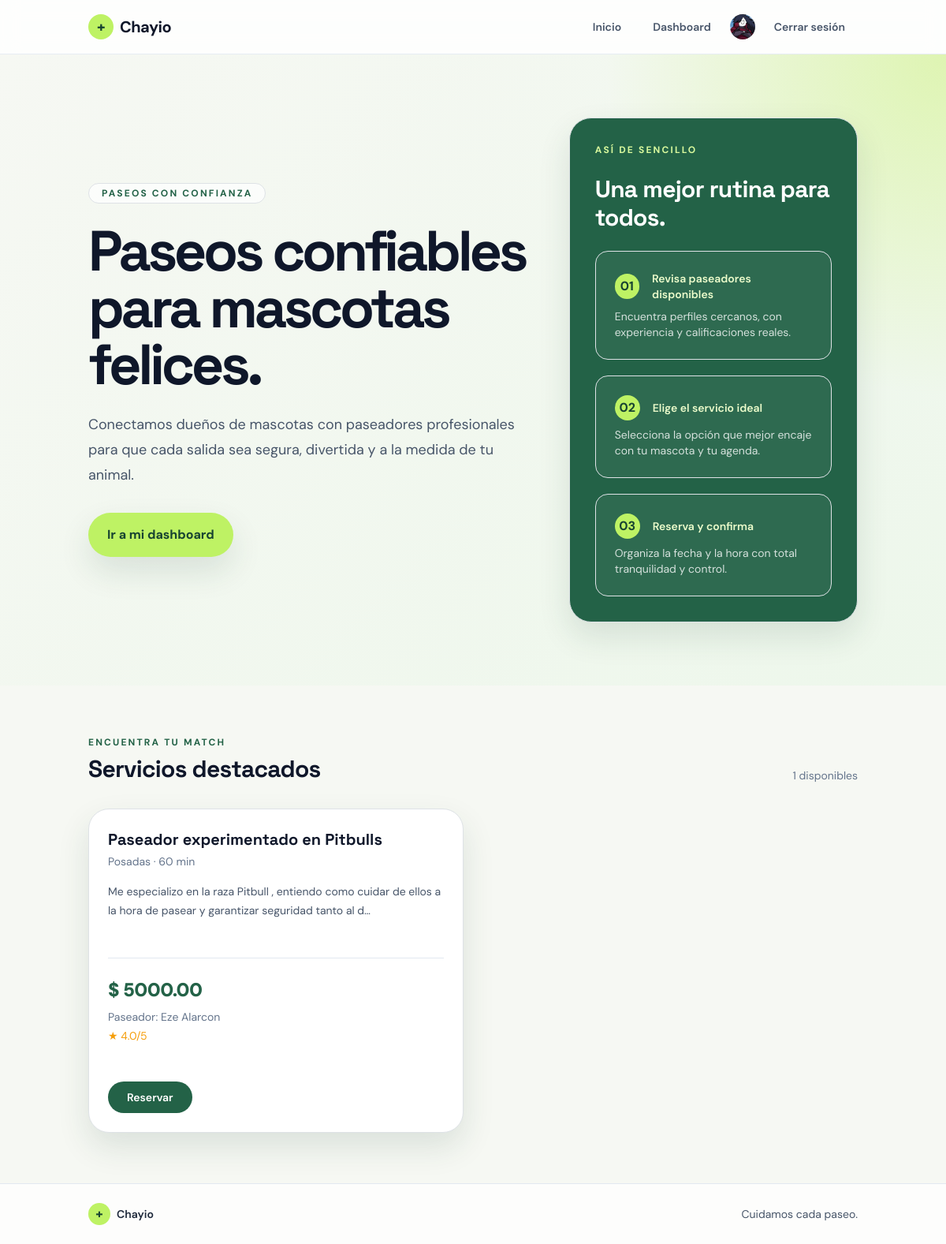
The page / (signed in) on the database its author committed.
### pet_services/models.py (models this page shows, shortened)
class UserProfile(models.Model):
    ROLE_CHOICES = [
        ('owner', 'Dueño'),
        ('walker', 'Paseador'),
    ]
    user = models.OneToOneField(settings.AUTH_USER_MODEL, on_delete=models.CASCADE, related_name='profile')
    role = models.CharField(max_length=20, choices=ROLE_CHOICES, default='owner')
    phone = models.CharField(max_length=20, blank=True)
    bio = models.TextField(blank=True)
    address = models.CharField(max_length=255, blank=True)
    avatar = models.FileField(upload_to='avatars/', blank=True)
    created_at = models.DateTimeField(default=timezone.now)

class ServiceOffer(models.Model):
    walker = models.ForeignKey(settings.AUTH_USER_MODEL, on_delete=models.CASCADE, related_name='service_offers')
    title = models.CharField(max_length=150)
    description = models.TextField()
    price = models.DecimalField(max_digits=8, decimal_places=2)
    duration_minutes = models.PositiveIntegerField(default=60)
    city = models.CharField(max_length=100)
    available = models.BooleanField(default=True)
    created_at = models.DateTimeField(default=timezone.now)

### pet_services/views.py (the view)
# urls.py: 2. Add a URL to urlpatterns:  path('', views.home, name='home')
def home(request):
    offers = ServiceOffer.objects.filter(available=True).select_related('walker').annotate(
        walker_rating=Avg('walker__received_ratings__score'),
    )[:12]
    return render(request, 'pet_services/home.html', {'offers': offers})

### templates/pet_services/home.html (shortened to what this page needs)
{% extends 'base.html' %}
{% block content %}
<section class="relative overflow-hidden bg-[radial-gradient(circle_at_top_right,_rgba(200,241,105,0.45),transparent_30%),linear-gradient(135deg,#f6f8f3_0%,#edf7eb_100%)] py-20">
    <div class="container mx-auto px-4">
        <div class="grid items-center gap-10 lg:grid-cols-[1.4fr_0.9fr]">
            <div>
                <div class="mb-4 inline-flex rounded-full border border-brand-500/20 bg-white/70 px-3 py-1 text-xs font-bold uppercase tracking-[0.18em] text-brand-500">Paseos con confianza</div>
                <h1 class="max-w-xl text-5xl font-black tracking-[-0.06em] text-slate-900 md:text-6xl lg:text-7xl">Paseos confiables para mascotas felices.</h1>
                <p class="mt-6 max-w-xl text-lg leading-8 text-slate-600">Conectamos dueños de mascotas con paseadores profesionales para que cada salida sea segura, divertida y a la medida de tu animal.</p>
                <a class="mt-8 inline-flex items-center rounded-full bg-lime-300 px-6 py-3 text-base font-bold text-brand-700 shadow-soft transition hover:bg-lime-200" href="{% if user.is_authenticated %}{% url 'dashboard' %}{% else %}{% url 'login' %}{% endif %}">{% if user.is_authenticated %}Ir a mi dashboard{% else %}Comenzar{% endif %}</a>
            </div>
            <div class="rounded-[28px] border border-slate-200 bg-brand-500 p-8 text-white shadow-soft">
                <div class="mb-4 text-xs font-bold uppercase tracking-[0.18em] text-lime-200">Así de sencillo</div>
                <h2 class="mb-6 text-3xl font-bold tracking-tight">Una mejor rutina para todos.</h2>
                <div class="space-y-5">
                    <div class="rounded-2xl border border-white/15 bg-white/5 p-4">
                        <div class="mb-2 flex items-center gap-3">
                            <span class="inline-flex h-8 w-8 items-center justify-center rounded-full bg-lime-300 font-bold text-brand-700">01</span>
                            <span class="text-sm font-semibold text-lime-100">Revisa paseadores disponibles</span>
                        </div>
                        <p class="mb-0 text-sm text-white/80">Encuentra perfiles cercanos, con experiencia y calificaciones reales.</p>
                    </div>
                    <div class="rounded-2xl border border-white/15 bg-white/5 p-4">
                        <div class="mb-2 flex items-center gap-3">
                            <span class="inline-flex h-8 w-8 items-center justify-center rounded-full bg-lime-300 font-bold text-brand-700">02</span>
                            <span class="text-sm font-semibold text-lime-100">Elige el servicio ideal</span>
                        </div>
                        <p class="mb-0 text-sm text-white/80">Selecciona la opción que mejor encaje con tu mascota y tu agenda.</p>
                    </div>
                    <div class="rounded-2xl border border-white/15 bg-white/5 p-4">
                        <div class="mb-2 flex items-center gap-3">
                            <span class="inline-flex h-8 w-8 items-center justify-center rounded-full bg-lime-300 font-bold text-brand-700">03</span>
                            <span class="text-sm font-semibold text-lime-100">Reserva y confirma</span>
                        </div>
                        <p class="mb-0 text-sm text-white/80">Organiza la fecha y la hora con total tranquilidad y control.</p>
                    </div>
                </div>
            </div>
        </div>
    </div>
</section>
<section class="container mx-auto px-4 py-16">
    <div class="mb-8 flex flex-wrap items-end justify-between gap-3">
        <div>
            <div class="mb-2 text-xs font-bold uppercase tracking-[0.18em] text-brand-500">Encuentra tu match</div>
            <h2 class="m-0 text-3xl font-bold tracking-tight text-slate-900">Servicios destacados</h2>
        </div>
        <span class="text-sm text-slate-500">{{ offers|length }} disponibles</span>
    </div>
    <div class="grid gap-6 md:grid-cols-2 xl:grid-cols-3">
        {% for offer in offers %}
            <article class="flex h-full flex-col rounded-[26px] border border-slate-200 bg-white p-6 shadow-soft transition duration-200 hover:-translate-y-1 hover:shadow-xl">
                <div class="mb-3">
                    <h3 class="mb-1 text-xl font-bold text-slate-900">{{ offer.title }}</h3>
                    <div class="text-sm text-slate-500">{{ offer.city }} · {{ offer.duration_minutes }} min</div>
                </div>
                <p class="flex-1 text-sm leading-6 text-slate-600">{{ offer.description|truncatechars:120 }}</p>
                <div class="mt-5 border-t border-slate-200 pt-4">
                    <div class="text-2xl font-black tracking-tight text-brand-500">$ {{ offer.price }}</div>
                    <div class="mt-2 text-sm text-slate-500">Paseador: {{ offer.walker.get_full_name|default:offer.walker.username }}</div>
                    <div class="mt-1 text-sm text-amber-500">{% if offer.walker_rating %}★ {{ offer.walker_rating|floatformat:1 }}/5{% else %}Sin calificaciones{% endif %}</div>
                    <a class="mt-5 inline-flex items-center rounded-full bg-brand-500 px-4 py-2.5 text-sm font-semibold text-white transition hover:bg-brand-700" href="{% url 'book_service' offer.id %}">Reservar</a>
                </div>
            </article>
        {% empty %}
            <div class="md:col-span-2 xl:col-span-3">
                <div class="rounded-[22px] border border-dashed border-slate-300 bg-white px-6 py-10 text-center text-slate-500">No hay paseadores disponibles todavía. Sé el primero en publicar uno.</div>
            </div>
        {% endfor %}
    </div>
</section>
{% endblock %}

### templates/base.html (shortened to what this page needs)
{% load static %}
<!DOCTYPE html>
<html lang="es">
<head>
    <script src="https://cdn.tailwindcss.com"></script>
    <link href="https://cdn.jsdelivr.net/npm/bootstrap@5.3.3/dist/css/bootstrap.min.css" rel="stylesheet">
    <link rel="stylesheet" href="{% static 'css/styles.css' %}">
</head>
<body class="bg-[#f6f8f3] text-slate-900 antialiased">
    <nav class="sticky top-0 z-50 border-b border-slate-200/80 bg-white/80 backdrop-blur-md">
        <div class="container mx-auto px-4 py-3">
            <div class="flex items-center justify-between gap-4">
                <a class="flex items-center gap-2 text-xl font-bold tracking-tight text-slate-900 no-underline" href="{% url 'home' %}">
                    <span class="inline-flex h-8 w-8 items-center justify-center rounded-full bg-lime-300 text-lg font-black text-brand-700">+</span>
                    <span>Chayio</span>
                </a>
                <div id="mainNav" class="flex flex-1 items-center justify-end">
                    <div class="flex flex-wrap items-center justify-end gap-2">
                        <a class="nav-link px-3 py-2 text-sm font-semibold text-slate-600 transition hover:text-brand-500" href="{% url 'home' %}">Inicio</a>
                        {% if user.is_authenticated %}
                            <a class="nav-link px-3 py-2 text-sm font-semibold text-slate-600 transition hover:text-brand-500" href="{% url 'dashboard' %}">Dashboard</a>
                            {% if user.profile.avatar %}<img class="avatar avatar-sm" src="{{ user.profile.avatar.url }}" alt="Avatar de {{ user.username }}">{% endif %}
                            <form method="post" action="{% url 'logout' %}">
                                <button type="submit" class="px-3 py-2 text-sm font-semibold text-slate-600 transition hover:text-brand-500">Cerrar sesión</button>
                            </form>
                        {% else %}
                            <a class="px-3 py-2 text-sm font-semibold text-slate-600 transition hover:text-brand-500" href="{% url 'login' %}">Iniciar sesión</a>
                            <a class="rounded-full bg-brand-500 px-4 py-2 text-sm font-bold text-white transition hover:bg-brand-700" href="{% url 'register' %}">Crear cuenta</a>
                        {% endif %}
                    </div>
                </div>
            </div>
        </div>
    </nav>
    <main>{% block content %}{% endblock %}</main>
    <footer class="border-t border-slate-200 bg-white/80">
        <div class="container mx-auto flex flex-wrap items-center justify-between gap-3 px-4 py-6 text-sm text-slate-600">
            <span class="flex items-center gap-2 font-semibold text-slate-800"><span class="inline-flex h-7 w-7 items-center justify-center rounded-full bg-lime-300 text-base font-black text-brand-700">+</span> Chayio</span>
            <span>Cuidamos cada paseo.</span>
        </div>
    </footer>
</body>
</html>

### pet_services/static/css/styles.css (style rules this page uses)
:root { --ink: #17221d; --muted: #68766d; --paper: #f6f8f3; --line: #dce5dc; --lime: #c8f169; --green: #236247; --green-dark: #174331; }
body { background: var(--paper); color: var(--ink); font-family: 'DM Sans', sans-serif; }
h1, h2, h3, .brand { font-family: 'Space Grotesk', sans-serif; }
a { color: var(--green); }
.avatar { border-radius: 50%; object-fit: cover; background: #e6efe4; }
.avatar-sm { width: 2rem; height: 2rem; }
.nav-link { color: var(--muted); font-weight: 600; }

### rows shown on the page
ServiceOffer: title "Paseador experimentado en Pitbulls", city "Posadas", duration_minutes "60", description "Me especializo en la raza Pitbull , entiendo como cuidar de ellos a la hora de pasear y garantizar seguridad tanto al d…", price "5000.00", walker.get_full_name "Eze Alarcon", walker_rating "4.0"

### other values the page prints
{{ offers|length }} "1"
